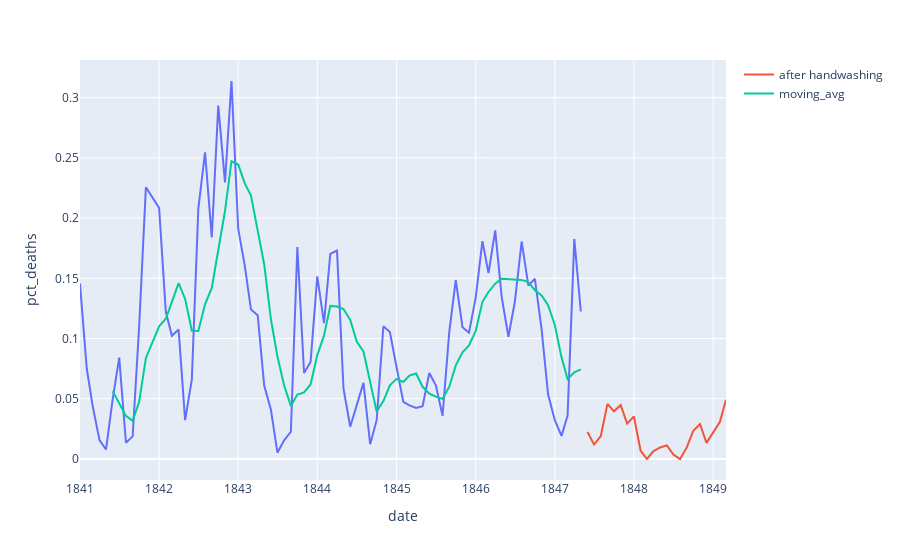

Source (notebook cell):
### Markdown cell above
### Highlighting Subsections of a Line Chart

**Challenge**: Copy-paste and then modify the Matplotlib chart from before to plot the monthly death rates (instead of the total number of births and deaths). The chart should look something like this:

<img src=https://i.imgur.com/X6TQe0R.png width=500>

* Add 3 seperate lines to the plot: the death rate before handwashing, after handwashing, and the 6-month moving average before handwashing.
* Show the monthly death rate before handwashing as a thin dashed black line. 
* Show the moving average as a thicker, crimon line.
* Show the rate after handwashing as a skyblue line with round markers. 
* Look at the [code snippet in the documentation to see how you can add a legend](https://matplotlib.org/3.1.1/api/_as_gen/matplotlib.pyplot.legend.html) to the chart.

### Code cell
fig = px.line(data_frame=before_washing, x="date", y="pct_deaths")
fig.add_scatter(x=after_washing.date,
                y=after_washing.pct_deaths,
                name="after handwashing")
fig.add_scatter(x=before_washing.date,
                y=before_washing.moving_avg,
                name="moving_avg")
